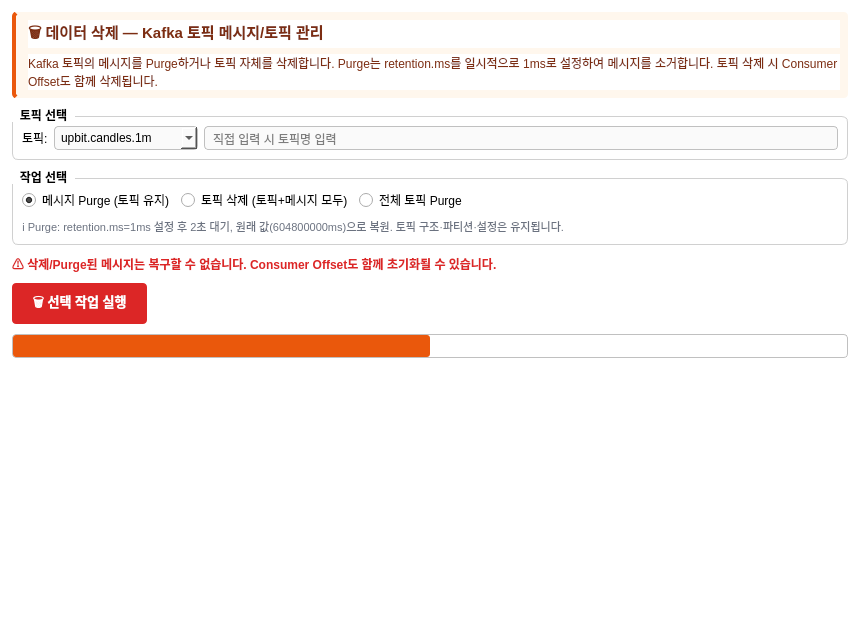
<?xml version="1.0" encoding="UTF-8"?>
<ui version="4.0">
 <class>DeleteTab</class>
 <widget class="QWidget" name="DeleteTab">
  <property name="geometry">
   <rect>
    <x>0</x>
    <y>0</y>
    <width>860</width>
    <height>620</height>
   </rect>
  </property>
  <property name="windowTitle">
   <string>데이터 삭제</string>
  </property>
  <property name="styleSheet">
   <string notr="true">QWidget { background-color: #FFFFFF; font-family: &quot;맑은 고딕&quot;, &quot;Segoe UI&quot;; font-size: 9pt; }
QGroupBox { border: 1px solid #D0D0D0; border-radius: 6px; margin-top: 8px; font-weight: bold; }
QGroupBox::title { subcontrol-origin: margin; subcontrol-position: top left; padding: 0 6px; }
QPushButton { border-radius: 4px; padding: 5px 14px; font-weight: bold; }
QComboBox, QLineEdit { border: 1px solid #C0C0C0; border-radius: 4px; padding: 3px 6px; background: #FAFAFA; }
QProgressBar { border: 1px solid #C0C0C0; border-radius: 4px; text-align: center; }
QProgressBar::chunk { background-color: #EA580C; border-radius: 3px; }</string>
  </property>
  <layout class="QVBoxLayout" name="verticalLayout">
   <property name="spacing">
    <number>10</number>
   </property>
   <property name="leftMargin">
    <number>12</number>
   </property>
   <property name="topMargin">
    <number>12</number>
   </property>
   <property name="rightMargin">
    <number>12</number>
   </property>
   <property name="bottomMargin">
    <number>12</number>
   </property>
   <!-- 상단 배너 -->
   <item>
    <widget class="QFrame" name="frameBanner">
     <property name="styleSheet">
      <string notr="true">QFrame#frameBanner { background-color: #FFF7ED; border-left: 4px solid #EA580C; border-radius: 4px; }</string>
     </property>
     <layout class="QVBoxLayout" name="layoutBanner">
      <property name="leftMargin">
       <number>12</number>
      </property>
      <property name="topMargin">
       <number>8</number>
      </property>
      <property name="rightMargin">
       <number>8</number>
      </property>
      <property name="bottomMargin">
       <number>8</number>
      </property>
      <item>
       <widget class="QLabel" name="labelBannerTitle">
        <property name="text">
         <string>🗑️ 데이터 삭제 — Kafka 토픽 메시지/토픽 관리</string>
        </property>
        <property name="styleSheet">
         <string notr="true">font-size: 11pt; font-weight: bold; color: #7C2D12;</string>
        </property>
       </widget>
      </item>
      <item>
       <widget class="QLabel" name="labelBannerDesc">
        <property name="text">
         <string>Kafka 토픽의 메시지를 Purge하거나 토픽 자체를 삭제합니다. Purge는 retention.ms를 일시적으로 1ms로 설정하여 메시지를 소거합니다. 토픽 삭제 시 Consumer Offset도 함께 삭제됩니다.</string>
        </property>
        <property name="styleSheet">
         <string notr="true">color: #7C2D12;</string>
        </property>
        <property name="wordWrap">
         <bool>true</bool>
        </property>
       </widget>
      </item>
     </layout>
    </widget>
   </item>
   <!-- 토픽 선택 + 현황 -->
   <item>
    <layout class="QHBoxLayout" name="layoutTopRow">
     <property name="spacing">
      <number>12</number>
     </property>
     <item>
      <widget class="QGroupBox" name="groupTopic">
       <property name="title">
        <string>토픽 선택</string>
       </property>
       <layout class="QHBoxLayout" name="layoutTopicGroup">
        <item>
         <widget class="QLabel">
          <property name="text">
           <string>토픽:</string>
          </property>
         </widget>
        </item>
        <item>
         <widget class="QComboBox" name="comboTopic">
          <item>
           <property name="text">
            <string>upbit.candles.1m</string>
           </property>
          </item>
          <item>
           <property name="text">
            <string>upbit.candles.5m</string>
           </property>
          </item>
          <item>
           <property name="text">
            <string>upbit.candles.1h</string>
           </property>
          </item>
          <item>
           <property name="text">
            <string>upbit.ticks</string>
           </property>
          </item>
          <item>
           <property name="text">
            <string>upbit.orderbook</string>
           </property>
          </item>
          <item>
           <property name="text">
            <string>upbit.events</string>
           </property>
          </item>
          <item>
           <property name="text">
            <string>db.timescale.archive</string>
           </property>
          </item>
          <item>
           <property name="text">
            <string>직접 입력</string>
           </property>
          </item>
         </widget>
        </item>
        <item>
         <widget class="QLineEdit" name="editCustomTopic">
          <property name="enabled">
           <bool>false</bool>
          </property>
          <property name="placeholderText">
           <string>직접 입력 시 토픽명 입력</string>
          </property>
         </widget>
        </item>
       </layout>
      </widget>
     </item>
    </layout>
   </item>
   <!-- 작업 선택 그룹 -->
   <item>
    <widget class="QGroupBox" name="groupOperation">
     <property name="title">
      <string>작업 선택</string>
     </property>
     <layout class="QVBoxLayout" name="layoutOperationGroup">
      <item>
       <layout class="QHBoxLayout" name="layoutRadio">
        <item>
         <widget class="QRadioButton" name="radioPurge">
          <property name="text">
           <string>메시지 Purge (토픽 유지)</string>
          </property>
          <property name="checked">
           <bool>true</bool>
          </property>
         </widget>
        </item>
        <item>
         <widget class="QRadioButton" name="radioDeleteTopic">
          <property name="text">
           <string>토픽 삭제 (토픽+메시지 모두)</string>
          </property>
         </widget>
        </item>
        <item>
         <widget class="QRadioButton" name="radioPurgeAll">
          <property name="text">
           <string>전체 토픽 Purge</string>
          </property>
         </widget>
        </item>
        <item>
         <spacer>
          <property name="orientation">
           <enum>Qt::Horizontal</enum>
          </property>
          <property name="sizeHint" stdset="0">
           <size>
            <width>40</width>
            <height>20</height>
           </size>
          </property>
         </spacer>
        </item>
       </layout>
      </item>
      <item>
       <widget class="QLabel" name="labelOperationDesc">
        <property name="text">
         <string>ℹ️ Purge: retention.ms=1ms 설정 후 2초 대기, 원래 값(604800000ms)으로 복원. 토픽 구조·파티션·설정은 유지됩니다.</string>
        </property>
        <property name="styleSheet">
         <string notr="true">color: #6B7280; font-size: 8pt;</string>
        </property>
        <property name="wordWrap">
         <bool>true</bool>
        </property>
       </widget>
      </item>
     </layout>
    </widget>
   </item>
   <!-- 경고 레이블 -->
   <item>
    <widget class="QLabel" name="labelWarning">
     <property name="text">
      <string>⚠️ 삭제/Purge된 메시지는 복구할 수 없습니다. Consumer Offset도 함께 초기화될 수 있습니다.</string>
     </property>
     <property name="styleSheet">
      <string notr="true">color: #DC2626; font-weight: bold;</string>
     </property>
     <property name="wordWrap">
      <bool>true</bool>
     </property>
    </widget>
   </item>
   <!-- 버튼 행 -->
   <item>
    <layout class="QHBoxLayout" name="layoutButtons">
     <property name="spacing">
      <number>10</number>
     </property>
     <item>
      <widget class="QPushButton" name="btnDelete">
       <property name="text">
        <string>🗑️ 선택 작업 실행</string>
       </property>
       <property name="styleSheet">
        <string notr="true">background-color: #DC2626; color: white; font-size: 10pt; padding: 8px 20px;</string>
       </property>
       <property name="toolTip">
        <string>선택한 작업을 실행합니다 (확인 팝업 표시)</string>
       </property>
      </widget>
     </item>
     <item>
      <spacer>
       <property name="orientation">
        <enum>Qt::Horizontal</enum>
       </property>
       <property name="sizeHint" stdset="0">
        <size>
         <width>40</width>
         <height>20</height>
        </size>
       </property>
      </spacer>
     </item>
    </layout>
   </item>
   <!-- 진행 표시 -->
   <item>
    <widget class="QProgressBar" name="progressDelete">
     <property name="value">
      <number>0</number>
     </property>
     <property name="maximum">
      <number>0</number>
     </property>
     <property name="visible">
      <bool>false</bool>
     </property>
     <property name="textVisible">
      <bool>false</bool>
     </property>
    </widget>
   </item>
   <!-- 결과 레이블 -->
   <item>
    <widget class="QLabel" name="labelResult">
     <property name="text">
      <string></string>
     </property>
     <property name="wordWrap">
      <bool>true</bool>
     </property>
    </widget>
   </item>
   <!-- 하단 여백 -->
   <item>
    <spacer>
     <property name="orientation">
      <enum>Qt::Vertical</enum>
     </property>
     <property name="sizeHint" stdset="0">
      <size>
       <width>20</width>
       <height>40</height>
      </size>
     </property>
    </spacer>
   </item>
  </layout>
 </widget>
 <resources/>
 <connections/>
</ui>
